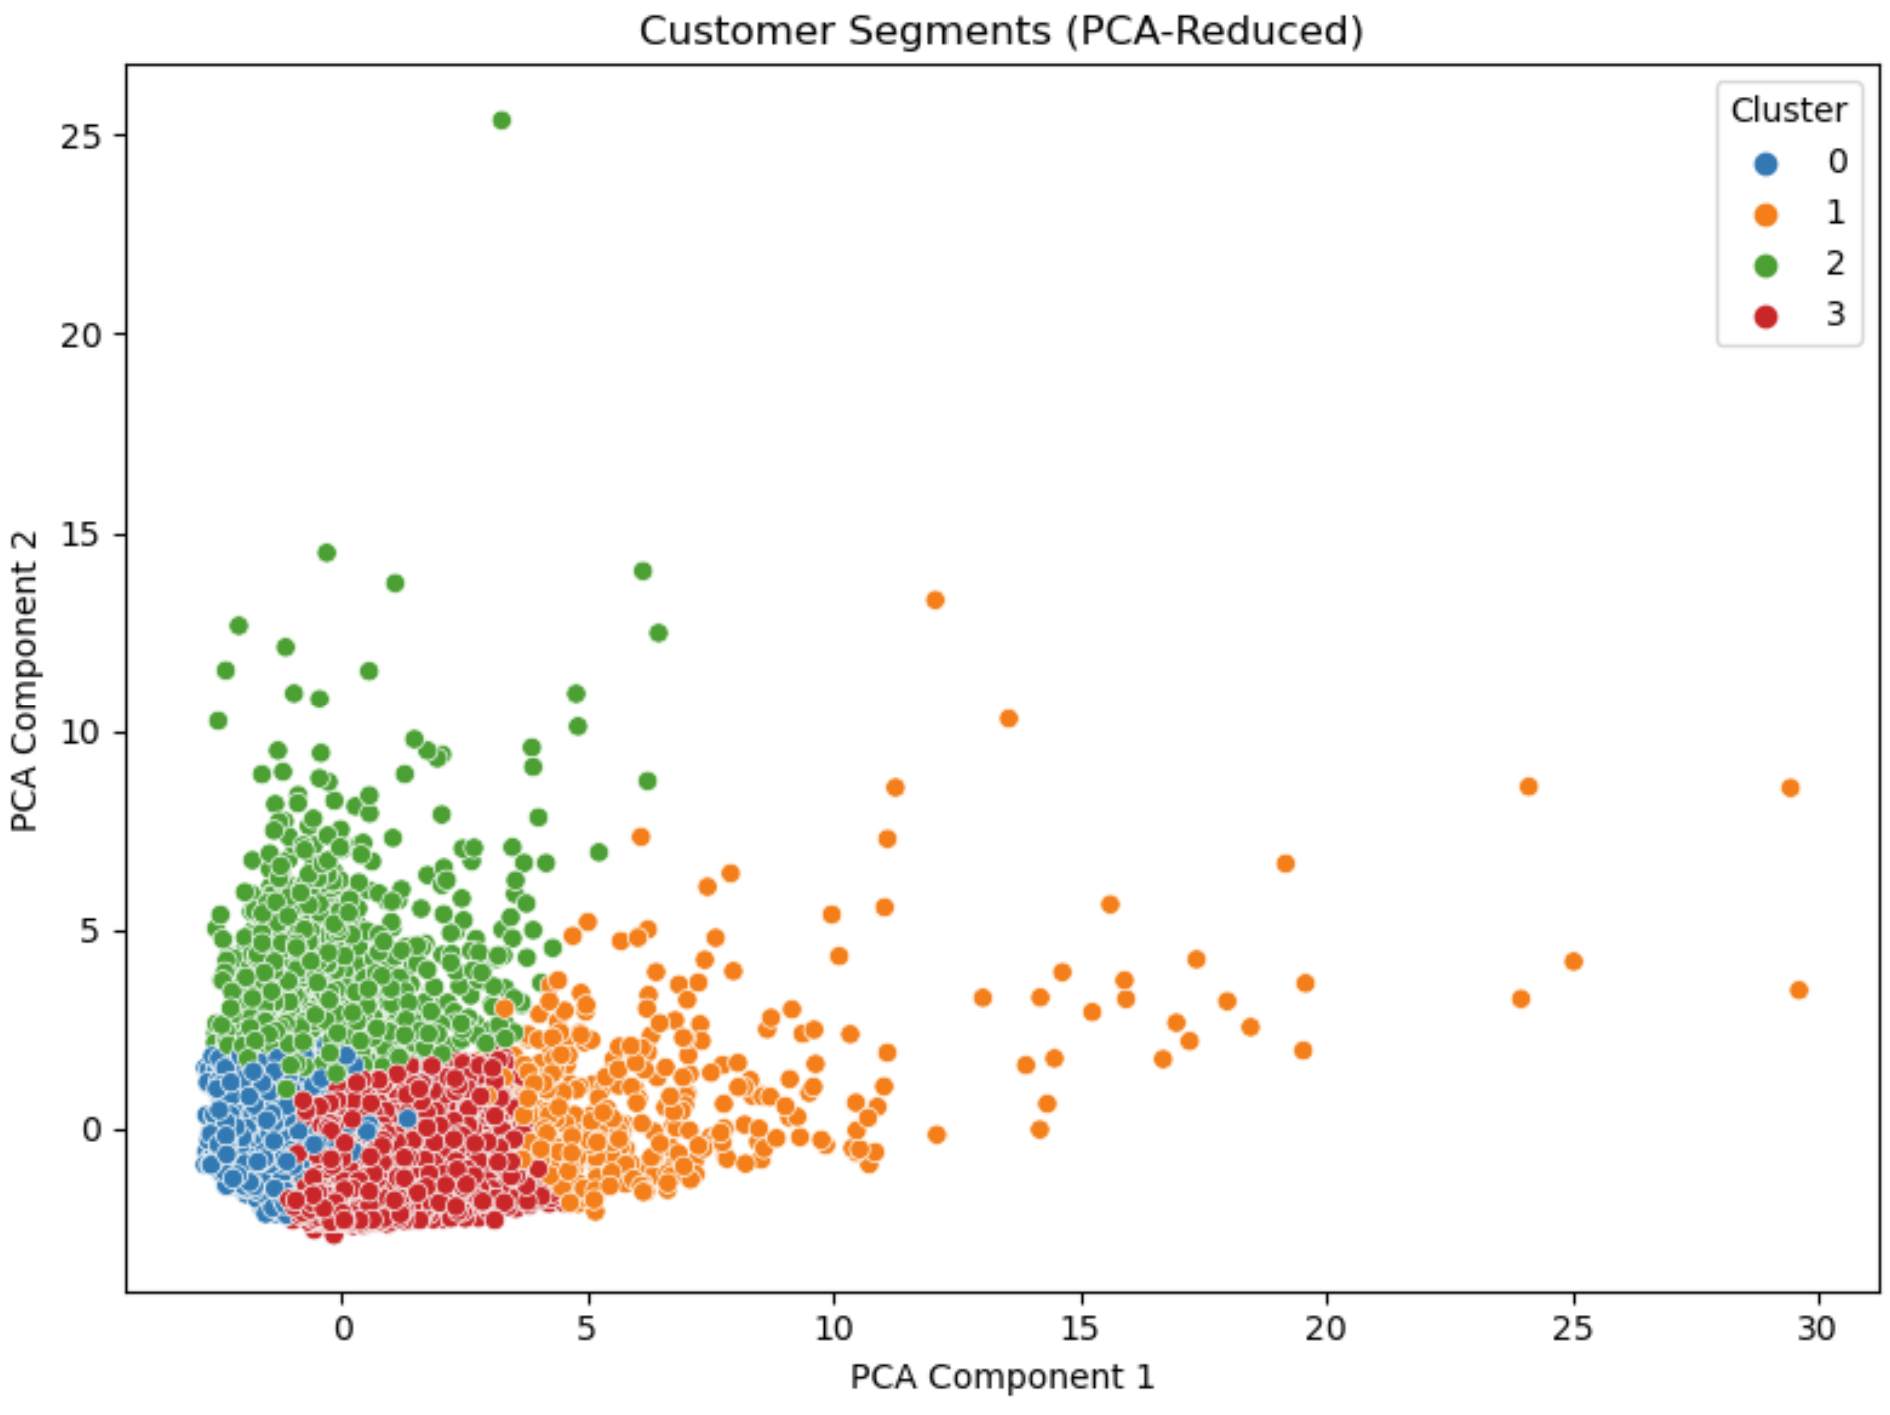

This chart was generated by the following Python code:
import pandas as pd
import numpy as np
import matplotlib.pyplot as plt
import seaborn as sns
from sklearn.preprocessing import StandardScaler
from sklearn.cluster import KMeans
from sklearn.decomposition import PCA

# Load your cleaned data
df = pd.read_csv("cleaned_CC_GENERAL.csv")

# Standardize features
scaler = StandardScaler()
df_scaled = scaler.fit_transform(df)

# KMeans clustering
kmeans = KMeans(n_clusters=4, random_state=42)
df['Cluster'] = kmeans.fit_predict(df_scaled)

# PCA for dimensionality reduction
pca = PCA(n_components=2)
reduced = pca.fit_transform(df_scaled)

# Plot clusters
plt.figure(figsize=(8, 6))
sns.scatterplot(x=reduced[:, 0], y=reduced[:, 1], hue=df['Cluster'], palette="tab10")
plt.title("Customer Segments (PCA-Reduced)")
plt.xlabel("PCA Component 1")
plt.ylabel("PCA Component 2")
plt.legend(title="Cluster")
plt.tight_layout()
plt.savefig("cluster_plot.png")
plt.show()
